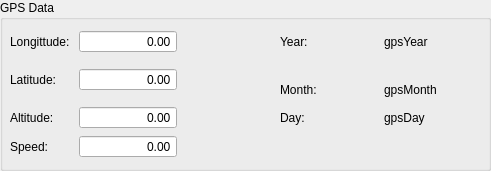
    <widget class="QGroupBox" name="groupBox_6">
     <property name="geometry">
      <rect>
       <x>10</x>
       <y>580</y>
       <width>491</width>
       <height>171</height>
      </rect>
     </property>
     <property name="title">
      <string>GPS Data</string>
     </property>
     <widget class="QWidget" name="layoutWidget">
      <property name="geometry">
       <rect>
        <x>10</x>
        <y>30</y>
        <width>471</width>
        <height>128</height>
       </rect>
      </property>
      <layout class="QGridLayout" name="gridLayout_10">
       <item row="0" column="0">
        <widget class="QLabel" name="label_25">
         <property name="text">
          <string>Longittude: </string>
         </property>
        </widget>
       </item>
       <item row="0" column="1">
        <widget class="QDoubleSpinBox" name="BLWheelHeightSbx_14">
         <property name="sizePolicy">
          <sizepolicy hsizetype="Expanding" vsizetype="Fixed">
           <horstretch>0</horstretch>
           <verstretch>0</verstretch>
          </sizepolicy>
         </property>
         <property name="alignment">
          <set>Qt::AlignmentFlag::AlignRight|Qt::AlignmentFlag::AlignTrailing|Qt::AlignmentFlag::AlignVCenter</set>
         </property>
         <property name="readOnly">
          <bool>true</bool>
         </property>
         <property name="buttonSymbols">
          <enum>QAbstractSpinBox::ButtonSymbols::NoButtons</enum>
         </property>
         <property name="maximum">
          <double>200.000000000000000</double>
         </property>
        </widget>
       </item>
       <item row="0" column="2" rowspan="2">
        <spacer name="horizontalSpacer_5">
         <property name="orientation">
          <enum>Qt::Orientation::Horizontal</enum>
         </property>
         <property name="sizeHint" stdset="0">
          <size>
           <width>40</width>
           <height>20</height>
          </size>
         </property>
        </spacer>
       </item>
       <item row="0" column="3">
        <widget class="QLabel" name="label_29">
         <property name="text">
          <string>Year: </string>
         </property>
        </widget>
       </item>
       <item row="0" column="4">
        <widget class="QLabel" name="label_32">
         <property name="text">
          <string>gpsYear</string>
         </property>
        </widget>
       </item>
       <item row="1" column="0" rowspan="2">
        <widget class="QLabel" name="label_26">
         <property name="text">
          <string>Latitude:</string>
         </property>
        </widget>
       </item>
       <item row="1" column="1" rowspan="2">
        <widget class="QDoubleSpinBox" name="BLWheelHeightSbx_15">
         <property name="sizePolicy">
          <sizepolicy hsizetype="Expanding" vsizetype="Fixed">
           <horstretch>0</horstretch>
           <verstretch>0</verstretch>
          </sizepolicy>
         </property>
         <property name="alignment">
          <set>Qt::AlignmentFlag::AlignRight|Qt::AlignmentFlag::AlignTrailing|Qt::AlignmentFlag::AlignVCenter</set>
         </property>
         <property name="readOnly">
          <bool>true</bool>
         </property>
         <property name="buttonSymbols">
          <enum>QAbstractSpinBox::ButtonSymbols::NoButtons</enum>
         </property>
         <property name="maximum">
          <double>200.000000000000000</double>
         </property>
        </widget>
       </item>
       <item row="2" column="3">
        <widget class="QLabel" name="label_30">
         <property name="text">
          <string>Month:</string>
         </property>
        </widget>
       </item>
       <item row="2" column="4">
        <widget class="QLabel" name="label_33">
         <property name="text">
          <string>gpsMonth</string>
         </property>
        </widget>
       </item>
       <item row="3" column="0">
        <widget class="QLabel" name="label_27">
         <property name="text">
          <string>Altitude: </string>
         </property>
        </widget>
       </item>
       <item row="3" column="1">
        <widget class="QDoubleSpinBox" name="BLWheelHeightSbx_16">
         <property name="sizePolicy">
          <sizepolicy hsizetype="Expanding" vsizetype="Fixed">
           <horstretch>0</horstretch>
           <verstretch>0</verstretch>
          </sizepolicy>
         </property>
         <property name="alignment">
          <set>Qt::AlignmentFlag::AlignRight|Qt::AlignmentFlag::AlignTrailing|Qt::AlignmentFlag::AlignVCenter</set>
         </property>
         <property name="readOnly">
          <bool>true</bool>
         </property>
         <property name="buttonSymbols">
          <enum>QAbstractSpinBox::ButtonSymbols::NoButtons</enum>
         </property>
         <property name="maximum">
          <double>200.000000000000000</double>
         </property>
        </widget>
       </item>
       <item row="3" column="3">
        <widget class="QLabel" name="label_31">
         <property name="text">
          <string>Day: </string>
         </property>
        </widget>
       </item>
       <item row="3" column="4">
        <widget class="QLabel" name="label_34">
         <property name="text">
          <string>gpsDay</string>
         </property>
        </widget>
       </item>
       <item row="4" column="0">
        <widget class="QLabel" name="label_28">
         <property name="text">
          <string>Speed: </string>
         </property>
        </widget>
       </item>
       <item row="4" column="1">
        <widget class="QDoubleSpinBox" name="BLWheelHeightSbx_17">
         <property name="sizePolicy">
          <sizepolicy hsizetype="Expanding" vsizetype="Fixed">
           <horstretch>0</horstretch>
           <verstretch>0</verstretch>
          </sizepolicy>
         </property>
         <property name="alignment">
          <set>Qt::AlignmentFlag::AlignRight|Qt::AlignmentFlag::AlignTrailing|Qt::AlignmentFlag::AlignVCenter</set>
         </property>
         <property name="readOnly">
          <bool>true</bool>
         </property>
         <property name="buttonSymbols">
          <enum>QAbstractSpinBox::ButtonSymbols::NoButtons</enum>
         </property>
         <property name="maximum">
          <double>200.000000000000000</double>
         </property>
        </widget>
       </item>
       <item row="2" column="2">
        <spacer name="horizontalSpacer_8">
         <property name="orientation">
          <enum>Qt::Orientation::Horizontal</enum>
         </property>
         <property name="sizeHint" stdset="0">
          <size>
           <width>40</width>
           <height>20</height>
          </size>
         </property>
        </spacer>
       </item>
       <item row="3" column="2">
        <spacer name="horizontalSpacer_13">
         <property name="orientation">
          <enum>Qt::Orientation::Horizontal</enum>
         </property>
         <property name="sizeHint" stdset="0">
          <size>
           <width>40</width>
           <height>20</height>
          </size>
         </property>
        </spacer>
       </item>
       <item row="4" column="2">
        <spacer name="horizontalSpacer_14">
         <property name="orientation">
          <enum>Qt::Orientation::Horizontal</enum>
         </property>
         <property name="sizeHint" stdset="0">
          <size>
           <width>40</width>
           <height>20</height>
          </size>
         </property>
        </spacer>
       </item>
       <item row="4" column="3">
        <spacer name="horizontalSpacer_15">
         <property name="orientation">
          <enum>Qt::Orientation::Horizontal</enum>
         </property>
         <property name="sizeHint" stdset="0">
          <size>
           <width>40</width>
           <height>20</height>
          </size>
         </property>
        </spacer>
       </item>
       <item row="4" column="4">
        <spacer name="horizontalSpacer_16">
         <property name="orientation">
          <enum>Qt::Orientation::Horizontal</enum>
         </property>
         <property name="sizeHint" stdset="0">
          <size>
           <width>40</width>
           <height>20</height>
          </size>
         </property>
        </spacer>
       </item>
      </layout>
     </widget>
    </widget>
